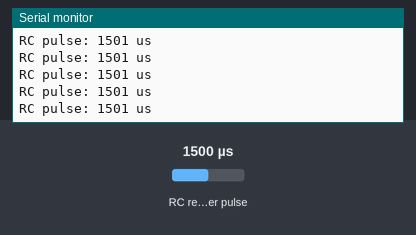
This sketch was run on a simulated Arduino Uno, built with avr-gcc and run on an emulated ATmega328P. On the bench: the last lines printed to the serial monitor. Wiring (inferred from the names in the program): RC receiver channel: data pin 7. The test bench sets the inputs (shaded band); at power-on: RC receiver pulse 1500 µs.

Above: at 2.2 s.
2.3 s: RC receiver pulse (sensor on pin 7) set to 1020 µs
At 2.46 s:
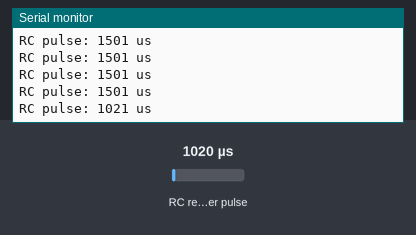
3.8 s: RC receiver pulse (sensor on pin 7) set to 1250 µs
At 3.9 s:
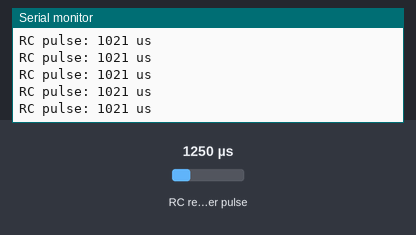
Timing chart, 0 to 6.8 s (numbered marks = the images above; inputs shaded):
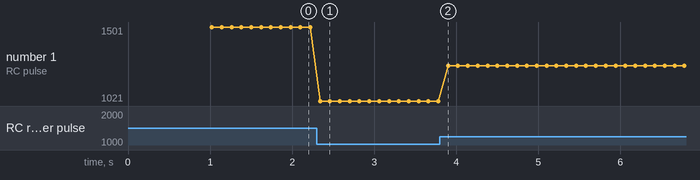

Measured:
- after the input at 2.3 s, the serial monitor: prints a new line at once (image 1)
- plotted number 1: 1501 → 1021 after the input at 2.3 s, 1021 → 1251 after the input at 3.8 s

The sketch:

testJustRC.ino
```cpp
#include <Arduino.h>

const int PIN_RC_INPUT = 7;

void setup() {
  Serial.begin(115200);
  pinMode(PIN_RC_INPUT, INPUT);

  delay(1000);
  Serial.println("RC test starting...");
  Serial.println("Move the stick/switch and watch the values.");
  Serial.println("Expected range is usually about 1000 to 2000 us.");
}

void loop() {
  unsigned long pulseWidth = pulseIn(PIN_RC_INPUT, HIGH, 25000);

  if (pulseWidth == 0) {
    Serial.println("No signal");
  } else {
    Serial.print("RC pulse: ");
    Serial.print(pulseWidth);
    Serial.println(" us");
  }

  delay(100);
}
```
